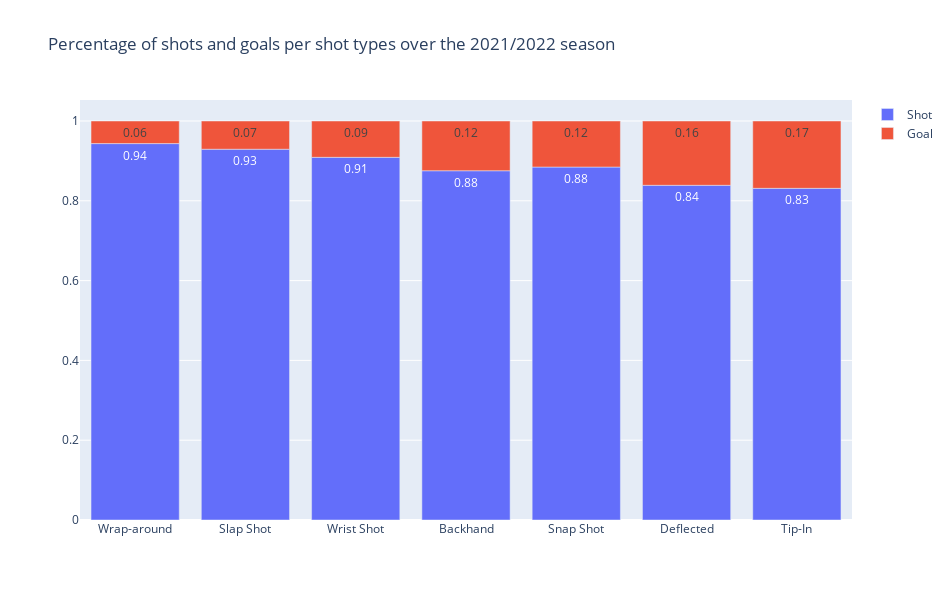

Here is the notebook cell this chart was saved with:
### Code cell
df = simple_visualisation_1_percentage('./2021finalDataset.csv')
fig = go.Figure()
fig.add_bar(x=df['shotType'],y=df['Shot'], name ='Shot', text=np.round(df['Shot'],2))
fig.add_bar(x=df['shotType'],y=df['Goal'], name ='Goal', text=np.round(df['Goal'],2), textposition='inside')
fig.update_layout(barmode="relative",    width=950,
    height=600, xaxis={'categoryorder':'array', 'categoryarray':['Wrap-around','Slap Shot', 'Wrist Shot','Backhand', 'Snap Shot',
                                                                 'Deflected', 'Tip-In' ]}, 
                  title_text='Percentage of shots and goals per shot types over the 2021/2022 season')
fig.show()
fig.write_html("fig2.html")

### Figure 1 — Plotly figure (JSON) as saved in the notebook; plotly's stock layout.template omitted (floating-point values rounded to 4 significant figures)
{"data": [{"name": "Shot", "text": [0.88, 0.84, 0.93, 0.88, 0.83, 0.94, 0.91], "type": "bar", "x": ["Backhand", "Deflected", "Slap Shot", "Snap Shot", "Tip-In", "Wrap-around", "Wrist Shot"], "y": [0.8753, 0.8388, 0.9293, 0.8846, 0.8312, 0.9434, 0.9089]}, {"name": "Goal", "text": [0.12, 0.16, 0.07, 0.12, 0.17, 0.06, 0.09], "textposition": "inside", "type": "bar", "x": ["Backhand", "Deflected", "Slap Shot", "Snap Shot", "Tip-In", "Wrap-around", "Wrist Shot"], "y": [0.1247, 0.1612, 0.07075, 0.1154, 0.1688, 0.0566, 0.09108]}], "layout": {"barmode": "relative", "height": 600, "title": {"text": "Percentage of shots and goals per shot types over the 2021/2022 season"}, "width": 950, "xaxis": {"autorange": true, "categoryarray": ["Wrap-around", "Slap Shot", "Wrist Shot", "Backhand", "Snap Shot", "Deflected", "Tip-In"], "categoryorder": "array", "range": [-0.5, 6.5], "type": "category"}, "yaxis": {"autorange": true, "range": [0, 1.053], "type": "linear"}}}
